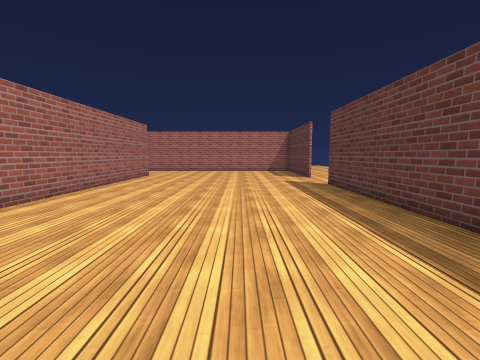
View 1 (above)

24 first-person views from a walk through a 3-D level made in the Unity game engine. The camera is 1.3 m above the floor, tilts 6° down and sees 90° across. The floor is counted in squares, 1 m on a side. Each view is taken from the middle of a square. On the plan, view 1 faces up. The plan holds only what a view shows up to about 12 squares ahead; the rest is blank. The place goes on beyond the plan. The player character is not drawn. Door leaves are left out, so doorways stand open. Some surface patterns are stand-ins.

View 2
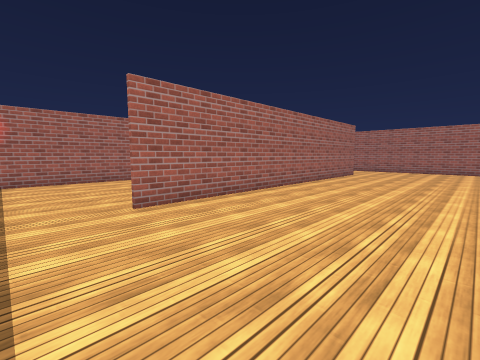

View 3
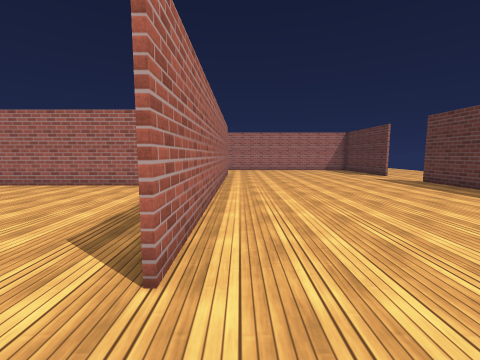

View 4
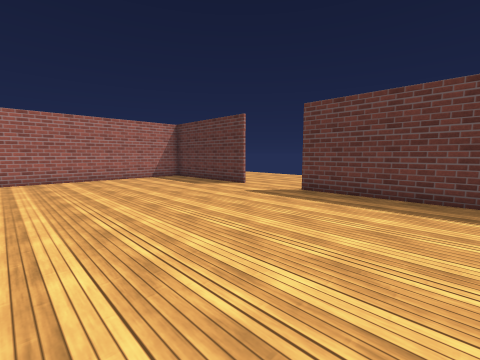

View 5
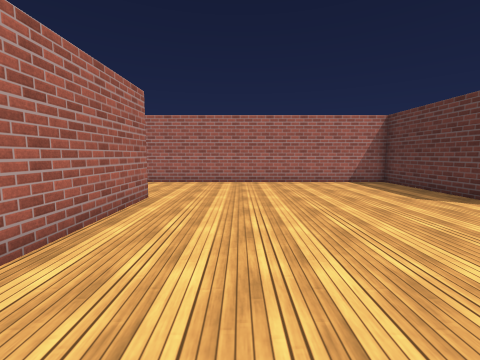

View 6
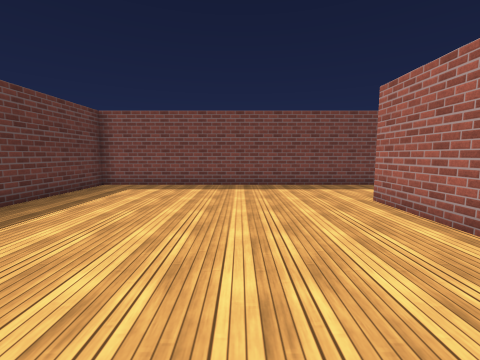

View 7
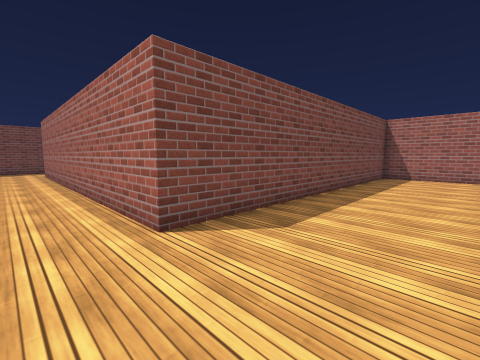

View 8
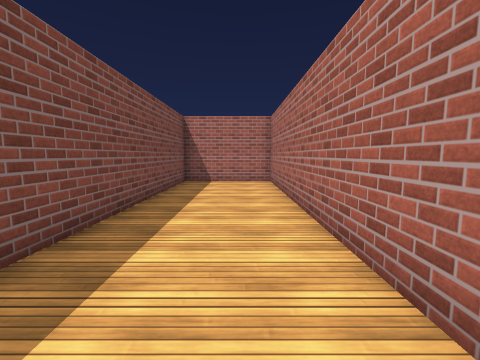

View 9
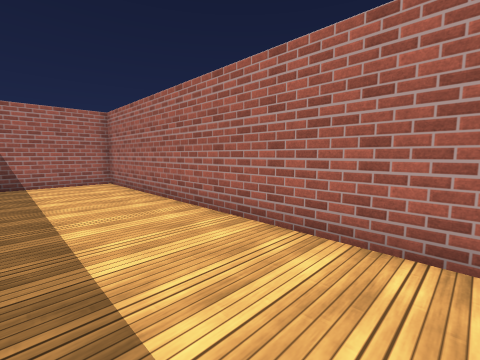

View 10
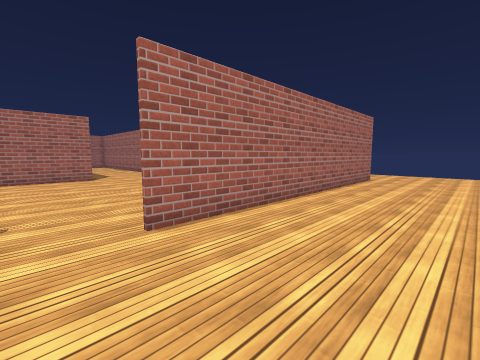

View 11
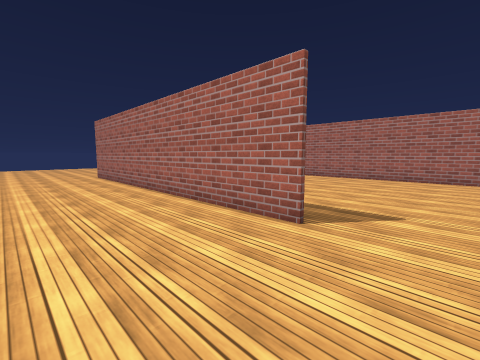

View 12
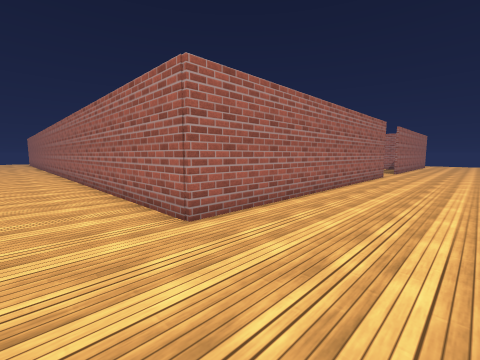

View 13
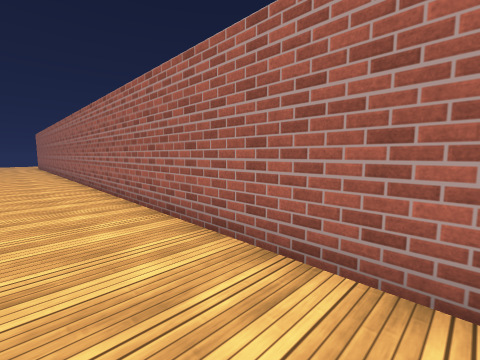

View 14
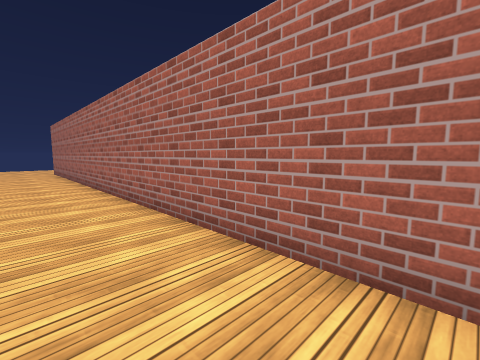

View 15
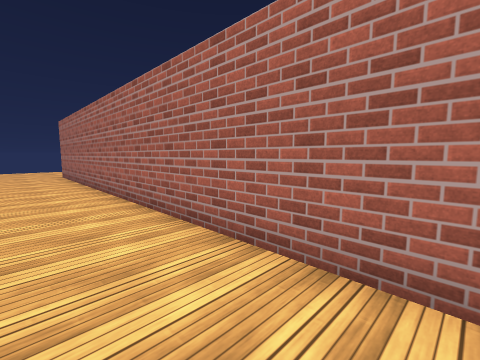

View 16
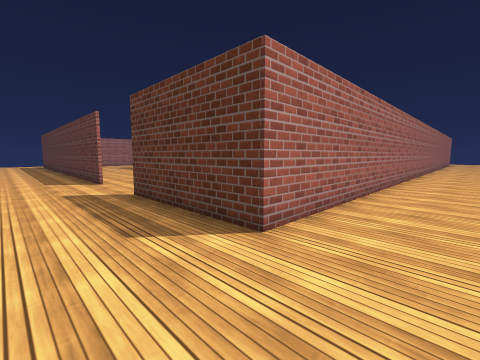

View 17
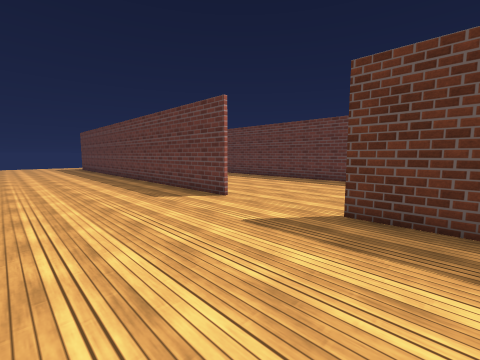

View 18
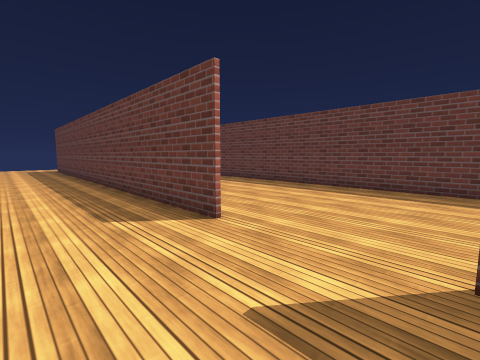

View 19
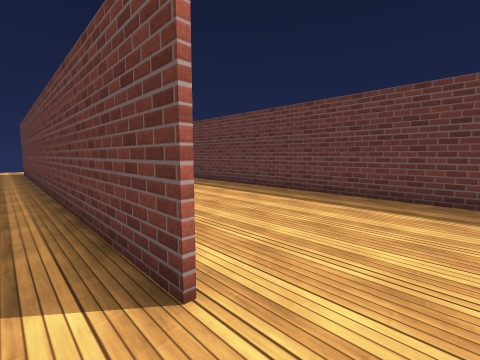

View 20
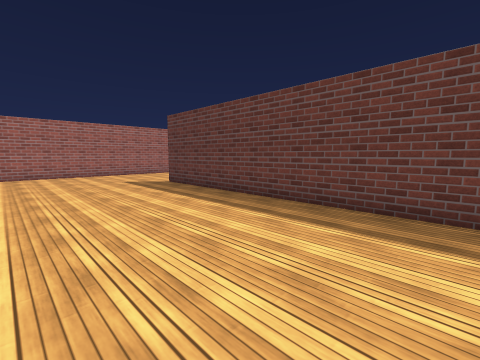

View 21
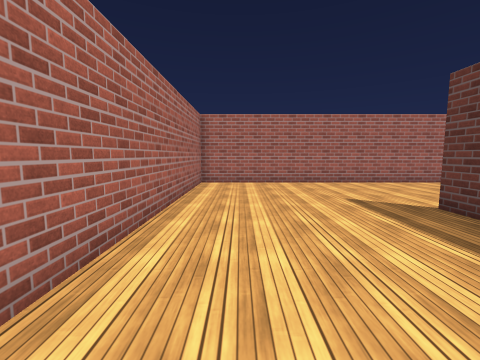

View 22
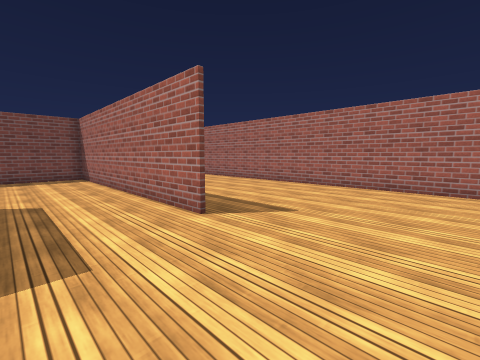

View 23
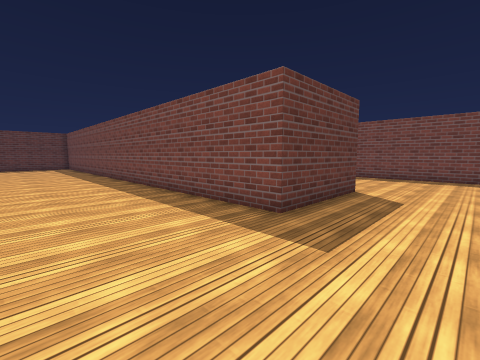

View 24
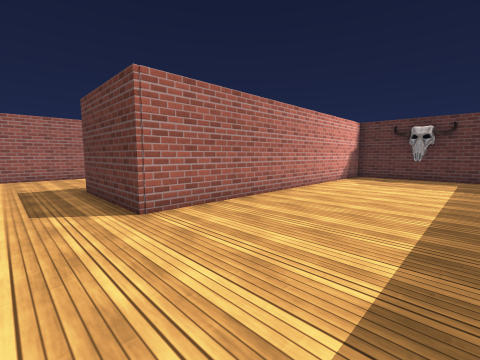

### Floor plan
Points are (right, up) in squares from view 1. A wall is a line through its corners. A room is listed if a view was taken in it or the views show most of it. See-through windows are left out.
Room 1 (views 1, 2, 3, 4, 5, 6, 7, 8, 9)
walls: (-9.2, 9.1) (-13.4, 9.1); (-12.8, 3.4) (-12.8, -1.1); (3.9, 13.6) (3.9, 19.5) (-18.8, 19.5) (-18.8, 15.3) (-5.8, 15.3) (-5.8, 1.1); (3.9, 3.8) (3.9, 10.8); (-7.9, -2.4) (3.9, -2.4) (3.9, 2.3)
ways out: open door at (4, 12) to room 2; opening at (-13, 7.5)
Room 2 (views 10, 11, 12, 13, 14, 15, 16, 17, 18, 19, 20, 21, 22, 23, 24)
walls: (-22.4, 9.2) (-19.6, 9.2); (-9, 15.1) (-18.9, 15.1) (-18.9, 19.6) (-9.2, 19.6); (-5.9, 9.9) (-5.9, 12); (-23.1, 19.8) (-23.1, 10); (-23.2, 2.9) (-23.2, 19.8); (-18.5, 25.3) (-29.8, 25.3) (-29.8, 15.6); (-30, 6.6) (-30, 21); (4.1, 10.8) (4.1, -2.5) (-30, -2.5) (-30, 3); (4.1, 25.3) (4.1, 13.6)
ways out: open door at (4, 12) to room 1
objects: skull (-7, 12)

Positions as (right, up) in squares from view 1, and headings:
1: (0, 0), facing up
2: (0, -1), facing up-left
3: (-5, -1), facing up
4: (-4, 6), facing up-right
5: (-3, 8), facing up
6: (-2, 8), facing down
7: (-4, 19), facing down-left
8: (-7, 18), facing left
9: (-7, 16), facing up-left
10: (8, 12), facing up-left
11: (8, 13), facing down-left
12: (8, -5), facing up-left
13: (-1, -5), facing up-left
14: (-10, -5), facing up-left
15: (-13, -5), facing up-left
16: (-33, -5), facing up-right
17: (-35, 1), facing up-right
18: (-33, 3), facing up-right
19: (-31, 5), facing up-right
20: (-29, 9), facing up-right
21: (-28, 14), facing up
22: (-20, 24), facing down-left
23: (-22, 24), facing down-right
24: (-21, 10), facing up-right
